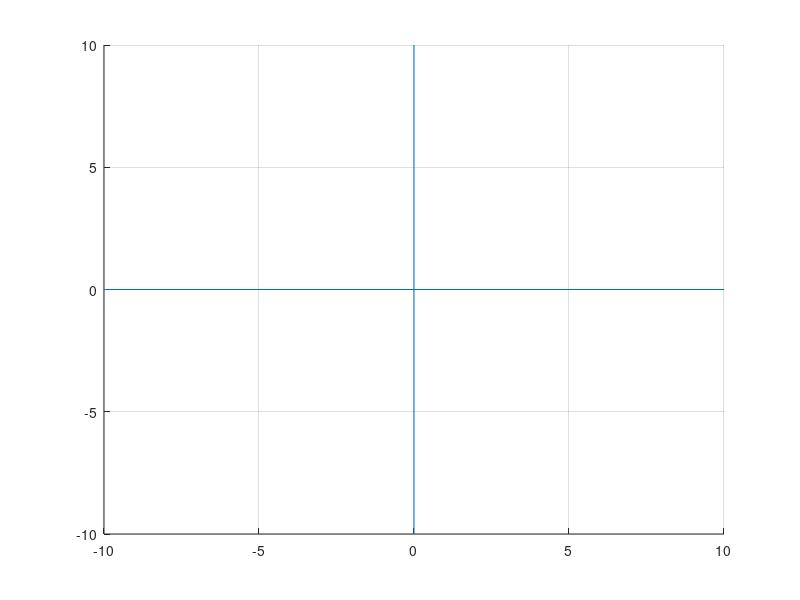

This figure's MATLAB source: (Note: this script raises an error after producing the figure.)
axis([-10 10 -10 10])
grid
line([0 0],[-10 10]);
line([-10 10],[0 0]);
hold on
[xx,yy,BUTTON] = ginput(3);
plot([xx(1) xx(2)], [yy(1) yy(2)], 'r');
plot([xx(2) xx(3)], [yy(2) yy(3)], 'r');
plot([xx(1) xx(3)], [yy(1) yy(3)], 'r');
t=abs((xx(2)-xx(1))*(yy(3)-yy(1))-(yy(2)-yy(1))*(xx(3)-xx(1)));
a=abs(xx(1)*yy(2)-yy(1)*xx(2))+abs(xx(2)*yy(3)-yy(2)*xx(3))+abs(xx(1)*yy(3)-yy(1)*xx(3));
if t==a
    disp("yes")
else
    disp("no")
end